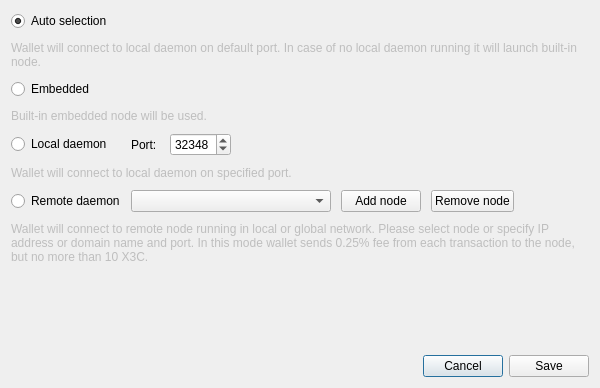
<?xml version="1.0" encoding="UTF-8"?>
<ui version="4.0">
 <class>ConnectionSettingsDialog</class>
 <widget class="QDialog" name="ConnectionSettingsDialog">
  <property name="windowModality">
   <enum>Qt::ApplicationModal</enum>
  </property>
  <property name="geometry">
   <rect>
    <x>0</x>
    <y>0</y>
    <width>600</width>
    <height>388</height>
   </rect>
  </property>
  <property name="windowTitle">
   <string>Connection settings</string>
  </property>
  <layout class="QGridLayout" name="gridLayout_2">
   <item row="2" column="0">
    <layout class="QHBoxLayout" name="horizontalLayout">
     <item>
      <spacer name="horizontalSpacer">
       <property name="orientation">
        <enum>Qt::Horizontal</enum>
       </property>
       <property name="sizeHint" stdset="0">
        <size>
         <width>40</width>
         <height>20</height>
        </size>
       </property>
      </spacer>
     </item>
     <item>
      <widget class="QPushButton" name="connectionCancelButton">
       <property name="text">
        <string>Cancel</string>
       </property>
      </widget>
     </item>
     <item>
      <widget class="QPushButton" name="connectionSaveButton">
       <property name="text">
        <string>Save</string>
       </property>
      </widget>
     </item>
    </layout>
   </item>
   <item row="0" column="0">
    <layout class="QGridLayout" name="gridLayout">
     <property name="sizeConstraint">
      <enum>QLayout::SetMaximumSize</enum>
     </property>
     <property name="verticalSpacing">
      <number>10</number>
     </property>
     <item row="0" column="0">
      <widget class="QRadioButton" name="radioButton_1">
       <property name="enabled">
        <bool>true</bool>
       </property>
       <property name="text">
        <string>Auto selection</string>
       </property>
       <property name="checked">
        <bool>true</bool>
       </property>
      </widget>
     </item>
     <item row="1" column="0" colspan="2">
      <widget class="QLabel" name="label">
       <property name="enabled">
        <bool>false</bool>
       </property>
       <property name="text">
        <string>Wallet will connect to local daemon on default port. In case of no local daemon running it will launch built-in node.</string>
       </property>
       <property name="wordWrap">
        <bool>true</bool>
       </property>
      </widget>
     </item>
     <item row="2" column="0">
      <widget class="QRadioButton" name="radioButton_2">
       <property name="text">
        <string>Embedded</string>
       </property>
      </widget>
     </item>
     <item row="3" column="0" colspan="2">
      <widget class="QLabel" name="label_2">
       <property name="enabled">
        <bool>false</bool>
       </property>
       <property name="text">
        <string>Built-in embedded node will be used.</string>
       </property>
       <property name="wordWrap">
        <bool>true</bool>
       </property>
      </widget>
     </item>
     <item row="4" column="0">
      <widget class="QRadioButton" name="radioButton_3">
       <property name="text">
        <string>Local daemon</string>
       </property>
      </widget>
     </item>
     <item row="4" column="1">
      <layout class="QHBoxLayout" name="horizontalLayout_2">
       <property name="spacing">
        <number>10</number>
       </property>
       <item>
        <widget class="QLabel" name="label_3">
         <property name="text">
          <string>Port: </string>
         </property>
        </widget>
       </item>
       <item>
        <widget class="QSpinBox" name="m_localDaemonPort">
         <property name="minimum">
          <number>0</number>
         </property>
         <property name="maximum">
          <number>65535</number>
         </property>
         <property name="value">
          <number>32348</number>
         </property>
         <property name="displayIntegerBase">
          <number>10</number>
         </property>
        </widget>
       </item>
       <item>
        <spacer name="horizontalSpacer_2">
         <property name="orientation">
          <enum>Qt::Horizontal</enum>
         </property>
         <property name="sizeHint" stdset="0">
          <size>
           <width>40</width>
           <height>20</height>
          </size>
         </property>
        </spacer>
       </item>
      </layout>
     </item>
     <item row="5" column="0" colspan="2">
      <widget class="QLabel" name="label_4">
       <property name="enabled">
        <bool>false</bool>
       </property>
       <property name="text">
        <string>Wallet will connect to local daemon on specified port.</string>
       </property>
       <property name="wordWrap">
        <bool>true</bool>
       </property>
      </widget>
     </item>
     <item row="6" column="0">
      <widget class="QRadioButton" name="radioButton_4">
       <property name="text">
        <string>Remote daemon</string>
       </property>
      </widget>
     </item>
     <item row="6" column="1">
      <layout class="QHBoxLayout" name="horizontalLayout_3">
       <property name="spacing">
        <number>10</number>
       </property>
       <item>
        <widget class="QComboBox" name="remoteNodesComboBox">
         <property name="minimumSize">
          <size>
           <width>200</width>
           <height>0</height>
          </size>
         </property>
         <property name="editable">
          <bool>false</bool>
         </property>
         <property name="insertPolicy">
          <enum>QComboBox::InsertAtTop</enum>
         </property>
        </widget>
       </item>
       <item>
        <widget class="QPushButton" name="addNodeButton">
         <property name="text">
          <string>Add node</string>
         </property>
         <property name="icon">
          <iconset resource="../../resources.qrc">
           <normaloff>:/icons/add</normaloff>:/icons/add</iconset>
         </property>
        </widget>
       </item>
       <item>
        <widget class="QPushButton" name="removeNodeButton">
         <property name="text">
          <string>Remove node</string>
         </property>
         <property name="icon">
          <iconset resource="../../resources.qrc">
           <normaloff>:/icons/remove</normaloff>:/icons/remove</iconset>
         </property>
        </widget>
       </item>
       <item>
        <spacer name="horizontalSpacer_3">
         <property name="orientation">
          <enum>Qt::Horizontal</enum>
         </property>
         <property name="sizeHint" stdset="0">
          <size>
           <width>40</width>
           <height>20</height>
          </size>
         </property>
        </spacer>
       </item>
      </layout>
     </item>
     <item row="7" column="0" colspan="2">
      <widget class="QLabel" name="label_5">
       <property name="enabled">
        <bool>false</bool>
       </property>
       <property name="sizePolicy">
        <sizepolicy hsizetype="Preferred" vsizetype="MinimumExpanding">
         <horstretch>0</horstretch>
         <verstretch>0</verstretch>
        </sizepolicy>
       </property>
       <property name="minimumSize">
        <size>
         <width>0</width>
         <height>40</height>
        </size>
       </property>
       <property name="text">
        <string>Wallet will connect to remote node running in local or global network. Please select node or specify IP address or domain name and port. In this mode wallet sends 0.25% fee from each transaction to the node, but no more than 10 X3C.</string>
       </property>
       <property name="wordWrap">
        <bool>true</bool>
       </property>
      </widget>
     </item>
    </layout>
   </item>
   <item row="1" column="0">
    <spacer name="verticalSpacer">
     <property name="orientation">
      <enum>Qt::Vertical</enum>
     </property>
     <property name="sizeHint" stdset="0">
      <size>
       <width>20</width>
       <height>40</height>
      </size>
     </property>
    </spacer>
   </item>
  </layout>
 </widget>
 <resources>
  <include location="../../resources.qrc"/>
 </resources>
 <connections>
  <connection>
   <sender>connectionCancelButton</sender>
   <signal>clicked()</signal>
   <receiver>ConnectionSettingsDialog</receiver>
   <slot>reject()</slot>
   <hints>
    <hint type="sourcelabel">
     <x>549</x>
     <y>259</y>
    </hint>
    <hint type="destinationlabel">
     <x>338</x>
     <y>140</y>
    </hint>
   </hints>
  </connection>
  <connection>
   <sender>connectionSaveButton</sender>
   <signal>clicked()</signal>
   <receiver>ConnectionSettingsDialog</receiver>
   <slot>accept()</slot>
   <hints>
    <hint type="sourcelabel">
     <x>630</x>
     <y>259</y>
    </hint>
    <hint type="destinationlabel">
     <x>338</x>
     <y>140</y>
    </hint>
   </hints>
  </connection>
  <connection>
   <sender>addNodeButton</sender>
   <signal>clicked()</signal>
   <receiver>ConnectionSettingsDialog</receiver>
   <slot>addNodeClicked()</slot>
   <hints>
    <hint type="sourcelabel">
     <x>361</x>
     <y>153</y>
    </hint>
    <hint type="destinationlabel">
     <x>290</x>
     <y>135</y>
    </hint>
   </hints>
  </connection>
  <connection>
   <sender>removeNodeButton</sender>
   <signal>clicked()</signal>
   <receiver>ConnectionSettingsDialog</receiver>
   <slot>removeNodeClicked()</slot>
   <hints>
    <hint type="sourcelabel">
     <x>459</x>
     <y>177</y>
    </hint>
    <hint type="destinationlabel">
     <x>299</x>
     <y>193</y>
    </hint>
   </hints>
  </connection>
 </connections>
</ui>
